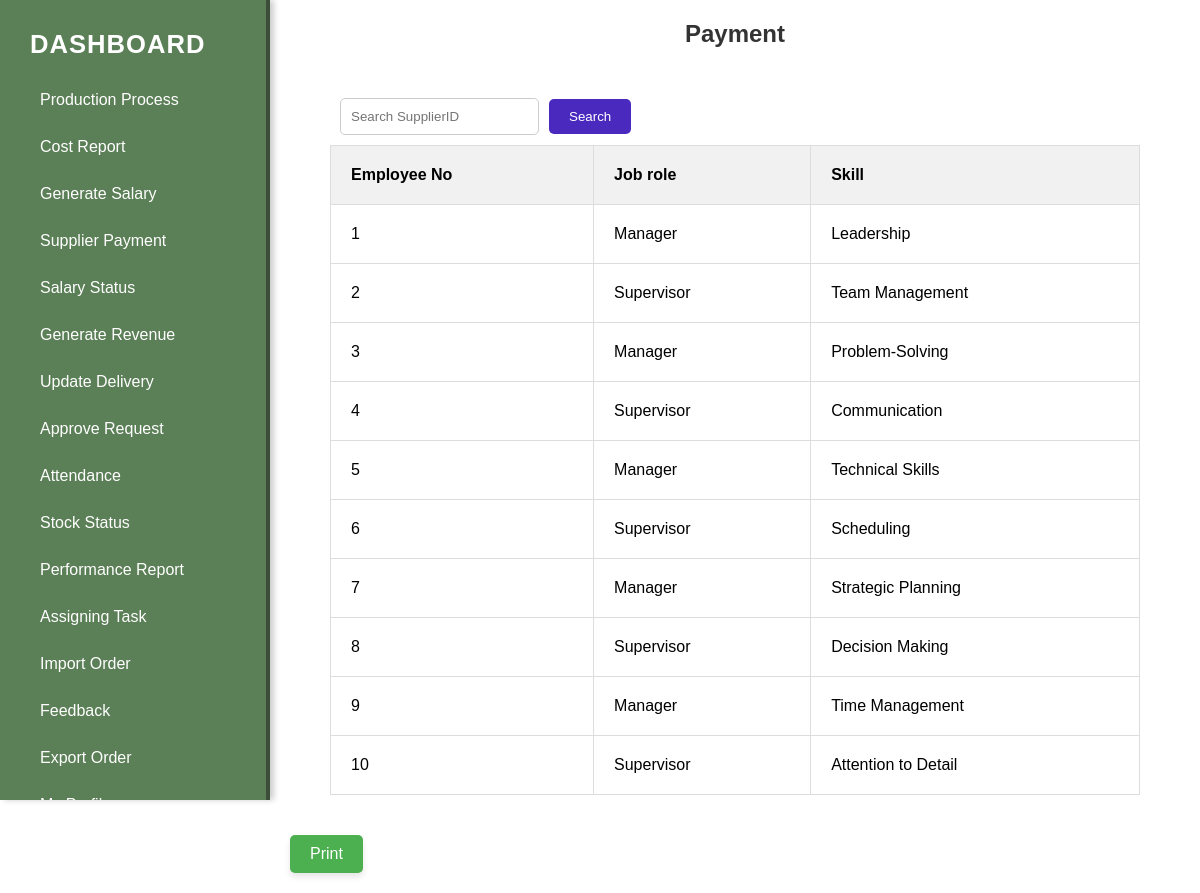
The page /perfomreport.php on the database its author committed.
### tables this page shows
CREATE TABLE `eperformance` (
  `eno` int(11) NOT NULL,
  `jrole` varchar(20) NOT NULL,
  `skill` varchar(50) NOT NULL
);

### perfomreport.php (the view, shortened to what this page needs)
<!DOCTYPE html>
<html>
<head>
    <link rel="stylesheet" href="perfomreport.css">
</head>
<body>
    <aside class="sidebar">
        <div class="logo">Dashboard</div>
        <ul class="menu">
        <li><a href="pprocess.php">Production Process</a></li>
            <li><a href="viewcostreport1.html">Cost Report</a></li>
            <li><a href="gensalary.php">Generate Salary</a></li>
            <li><a href="facpayment.html">Supplier Payment</a></li>
            <li><a href="salarystatus.php">Salary Status</a></li>
            <li><a href="generate-revenue.html">Generate Revenue</a></li>
            <li><a href="updatedelivery.php">Update Delivery</a></li>
            <li><a href="approve-request.html">Approve Request</a></li>
            <li><a href="attendance.php">Attendance</a></li>
            <li><a href="stockstatus.html">Stock Status</a></li>
            <li><a href="performancereport.html">Performance Report</a></li>
            <li><a href="assigntask.php">Assigning Task</a></li>
            <li><a href="faimportorder.php">Import Order</a></li>
            <li><a href="viewfeedback.php">Feedback</a></li>
            <li><a href="facexportorder.html">Export Order</a></li>
            <li><a href="export-order.html">My Profile</a></li>
        </ul>
    </aside>
    <main>
        <h1 class="head">Payment</h1>
        <form name="order" method="get" onsubmit="return validateForm(event)">
            <div>
                <input type="text" name="search" placeholder="Search SupplierID">
                <input type="submit" value="Search">
            </div>
            <table border="1">
                <thead>
                    <tr>
                        <th>Employee No</th>
                        <th>Job role</th>
                        <th>Skill</th>
                    </tr>
                </thead>
                <tbody>
                <?php
                include('conf.php');
                $sql = "SELECT * FROM eperformance";
                $result = $conn->query($sql);
                if ($result->num_rows > 0) {
                    while ($row = $result->fetch_assoc()) {
                        echo "<tr>";
                        echo "<td>" . htmlspecialchars($row["eno"]) . "</td>";
                        echo "<td>" . htmlspecialchars($row["jrole"]) . "</td>";
                        echo "<td>" . htmlspecialchars($row["skill"]) . "</td>";
                        echo "</tr>";
                    }
                } else {
                    echo "<tr><td colspan='6'>No Supplier ID found.</td></tr>";
                }
                ?>
                </tbody>
            </table>
        </form>
        <button onclick="printTable()">Print</button>
    </main>
</body>
</html>

### perfomreport.css (style rules this page uses)
form { padding: 20px; margin: 20px; }
h1.head { text-align: center; font-size: 1.5em; font-family: Arial, Helvetica, sans-serif; color: #333; }
table { width: 100%; border-collapse: collapse; }
table thead { background-color: #f1f1f1; }
table th, table td { padding: 20px; text-align: left; border: 1px solid #ddd; }
div { display: flex; align-items: center; margin: 10px; }
input[type="text"] { padding: 10px; border: 1px solid #ccc; border-radius: 5px; margin-right: 10px; }
input[type="submit"] { padding: 10px 20px; background-color: #4a2abe; color: white; border: none; border-radius: 5px; cursor: pointer; transition: background-color 0.3s; }
* { margin: 0; padding: 0; box-sizing: border-box; font-family: 'Arial', sans-serif; }
.sidebar { position: fixed; left: 0; top: 0; width: 270px; height: 100vh; background-color: #5b7f56; color: white; overflow-y: auto; padding: 20px; box-shadow: 4px 0 6px rgba(0, 0, 0, 0.2); border-right: 4px solid #3c4d38; transition: all 0.3s ease; }
.sidebar .logo { font-size: 1.6rem; margin-bottom: 20px; font-weight: bold; text-transform: uppercase; color: #fff; letter-spacing: 1px; }
.sidebar ul { list-style: none; }
.sidebar ul li a { color: white; text-decoration: none; display: block; padding: 12px 20px; border-radius: 5px; transition: background-color 0.3s, padding 0.3s; margin: 5px 0; }
main { margin-left: 270px; padding: 20px; }
button { background-color: #4CAF50; color: white; padding: 10px 20px; font-size: 16px; border: none; border-radius: 5px; cursor: pointer; box-shadow: 0 4px 6px rgba(0, 0, 0, 0.1); transition: background-color 0.3s ease, transform 0.2s ease; }

### rows shown on the page
eperformance: eno "1", jrole "Manager", skill "Leadership"
eperformance: eno "2", jrole "Supervisor", skill "Team Management"
eperformance: eno "3", jrole "Manager", skill "Problem-Solving"
eperformance: eno "4", jrole "Supervisor", skill "Communication"
eperformance: eno "5", jrole "Manager", skill "Technical Skills"
eperformance: eno "6", jrole "Supervisor", skill "Scheduling"
eperformance: eno "7", jrole "Manager", skill "Strategic Planning"
eperformance: eno "8", jrole "Supervisor", skill "Decision Making"
eperformance: eno "9", jrole "Manager", skill "Time Management"
eperformance: eno "10", jrole "Supervisor", skill "Attention to Detail"
